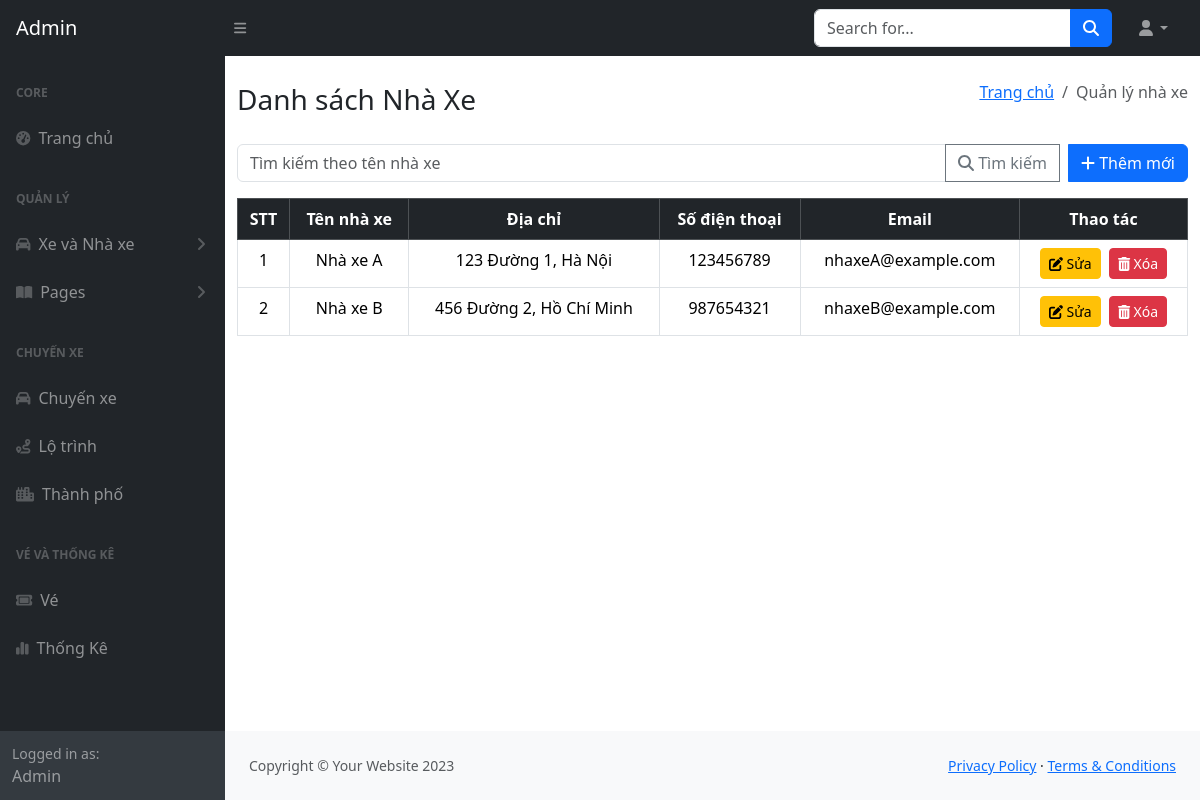
The app's page /admin/views/C_house.php, older data.
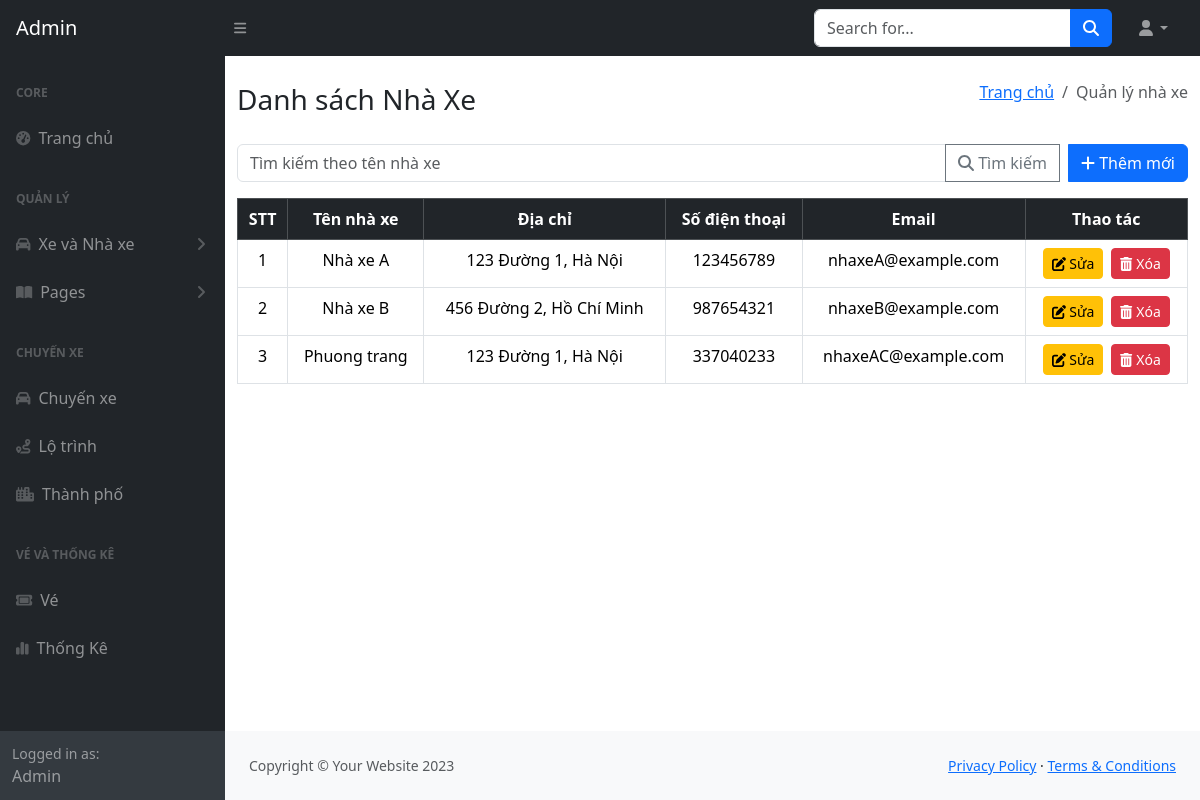
The same page, newer data.
### tables this page shows
CREATE TABLE `car_house` (
  `id_c_house` int(11) NOT NULL,
  `name_c_house` varchar(255) NOT NULL,
  `address` varchar(255) NOT NULL,
  `phone` int(11) NOT NULL,
  `email` varchar(255) NOT NULL
);

### admin/views/C_house.php (the view, shortened to what this page needs)
<?php include_once 'navbar.php'; ?>
<?php include_once 'slidebar.php'; ?>
<?php include '../module/Database.php';
$db = new Database();
$conn = $db->connectBee();
?>
<!DOCTYPE html>
<html lang="en">
<head>
    <link href="https://cdn.jsdelivr.net/npm/bootstrap@5.3.1/dist/css/bootstrap.min.css" rel="stylesheet">
    <link href="https://cdnjs.cloudflare.com/ajax/libs/font-awesome/6.0.0-beta3/css/all.min.css" rel="stylesheet">
</head>
<body>
    <div id="layoutSidenav_content">
        <div class="container mt-4">
            <div class="d-flex justify-content-between align-items-center mb-3">
                <h3>Danh sách Nhà Xe</h3>
                <ol class="breadcrumb mb-4">
                <li class="breadcrumb-item"><a href="index.php">Trang chủ</a></li>
                <li class="breadcrumb-item active">Quản lý nhà xe</li>
            </div>
            <div class="input-group mb-3">
                <input type="text" class="form-control w-50" id="searchKeyword" placeholder="Tìm kiếm theo tên nhà xe">
                <button class="btn btn-outline-secondary" id="btnSearch"><i class="fas fa-search"></i> Tìm kiếm</button>
                <button class="btn btn-primary ms-2" id="btnAdd" data-bs-toggle="modal" data-bs-target="#addModal">
                    <i class="fas fa-plus"></i> Thêm mới
                </button>
            </div>
            <div class="text-center">
            <table class="table table-bordered table-hover">
                <?php
                $search_keyword = $_POST['search_keyword'] ?? '';
                $sql = "SELECT id_c_house, name_c_house, address, phone, email FROM car_house";
                if ($search_keyword) {
                    $sql .= " WHERE name_c_house LIKE ? OR address LIKE ? OR phone LIKE ? OR email LIKE ?";
                    $stmt = $conn->prepare($sql);
                    $like_keyword = "%" . $search_keyword . "%";
                    $stmt->bind_param("ssis", $like_keyword, $like_keyword, $like_keyword, $like_keyword);
                    $stmt->execute();
                    $result = $stmt->get_result();
                } else {
                    $result = $conn->query($sql);
                }
                ?>
                <thead class="table-dark">
                    <tr>
                        <th>STT</th>
                        <th>Tên nhà xe</th>
                        <th>Địa chỉ</th>
                        <th>Số điện thoại</th>
                        <th>Email</th>
                        <th>Thao tác</th>
                    </tr>
                </thead>
                <tbody id="dataTable">
                    <?php
                    if ($result->num_rows > 0) {
                        $stt = 1;
                        while ($row = $result->fetch_assoc()) {
                            echo "<tr>
                                <td>" . $stt++ . "</td>
                                <td>" . $row['name_c_house'] . "</td>
                                <td>" . $row['address'] . "</td>
                                <td>" . $row['phone'] . "</td>
                                <td>" . $row['email'] . "</td>
                                <td>
                                    <button class='btn btn-warning btn-sm me-1 btnEdit' data-id='".$row['id_c_house']."' data-name='".$row['name_c_house']."' data-address='".$row['address']."' data-phone='".$row['phone']."' data-email='".$row['email']."'><i class='fas fa-edit'></i> Sửa</button>
                                    <button class='btn btn-danger btn-sm btnDelete' data-id='".$row['id_c_house']."'><i class='fas fa-trash-alt'></i> Xóa</button>
                                </td>
                            </tr>";
                        }
                    } else {
                        echo "<tr><td colspan='6' class='text-center'>Không có dữ liệu</td></tr>";
                    }
                    ?>
                </tbody>
            </table>
        </div>
    </div>
</body>
</html>
<?php include 'footer.php'; ?>

### admin/views/navbar.php (shortened to what this page needs)
<!DOCTYPE html>
<html lang="en">
    <head>
        <link href="https://cdn.jsdelivr.net/npm/simple-datatables@7.1.2/dist/style.min.css" rel="stylesheet" />
        <link href="../css/styles.css" rel="stylesheet" />
    </head>
    <body class="sb-nav-fixed">
        <nav class="sb-topnav navbar navbar-expand navbar-dark bg-dark">
            <a class="navbar-brand ps-3" href="index.php">Admin</a>
            <button class="btn btn-link btn-sm order-1 order-lg-0 me-4 me-lg-0" id="sidebarToggle" href="#!"><i class="fas fa-bars"></i></button>
            <form class="d-none d-md-inline-block form-inline ms-auto me-0 me-md-3 my-2 my-md-0">
                <div class="input-group">
                    <input class="form-control" type="text" placeholder="Search for..." aria-label="Search for..." aria-describedby="btnNavbarSearch" />
                    <button class="btn btn-primary" id="btnNavbarSearch" type="button"><i class="fas fa-search"></i></button>
                </div>
            </form>
            <ul class="navbar-nav ms-auto ms-md-0 me-3 me-lg-4">
                <li class="nav-item dropdown">
                    <a class="nav-link dropdown-toggle" id="navbarDropdown" href="#" role="button" data-bs-toggle="dropdown" aria-expanded="false"><i class="fas fa-user fa-fw"></i></a>
                </li>
            </ul>
        </nav>
    </body>
</html>

### admin/views/slidebar.php (shortened to what this page needs)
<div id="layoutSidenav">
            <div id="layoutSidenav_nav">
                <nav class="sb-sidenav accordion sb-sidenav-dark" id="sidenavAccordion">
                    <div class="sb-sidenav-menu">
                        <div class="nav">
                            <div class="sb-sidenav-menu-heading">Core</div>
                            <a class="nav-link" href="index.php">
                                <div class="sb-nav-link-icon"><i class="fas fa-tachometer-alt"></i></div>
                                Trang chủ
                            </a>
                            <div class="sb-sidenav-menu-heading">Quản lý</div>
                            <a class="nav-link collapsed" href="#" data-bs-toggle="collapse" data-bs-target="#collapseLayouts" aria-expanded="false" aria-controls="collapseLayouts">
                                <div class="sb-nav-link-icon"><i class="fa-solid fa-car"></i></div>
                                Xe và Nhà xe
                                <div class="sb-sidenav-collapse-arrow"><i class="fas fa-angle-down"></i></div>
                            </a>
                            <a class="nav-link collapsed" href="#" data-bs-toggle="collapse" data-bs-target="#collapsePages" aria-expanded="false" aria-controls="collapsePages">
                                <div class="sb-nav-link-icon"><i class="fas fa-book-open"></i></div>
                                Pages
                                <div class="sb-sidenav-collapse-arrow"><i class="fas fa-angle-down"></i></div>
                            </a>
                            <div class="sb-sidenav-menu-heading">Chuyến xe</div>
                            <a class="nav-link" href="trip.php">
                                <div class="sb-nav-link-icon"><i class="fa-solid fa-car"></i></div>
                                Chuyến xe
                            </a>
                            <a class="nav-link" href="Location.php">
                                <div class="sb-nav-link-icon"><i class="fa-solid fa-route"></i></div>
                                Lộ trình
                            </a>
                            <a class="nav-link" href="city.php">
                                <div class="sb-nav-link-icon"><i class="fa-solid fa-city"></i></div>
                                Thành phố
                            </a>
                            <div class="sb-sidenav-menu-heading">Vé và Thống kê</div>
                            <a class="nav-link" href="ticket.php">
                                <div class="sb-nav-link-icon"><i class="fa-solid fa-ticket"></i></div>
                                Vé
                            </a>
                            <a class="nav-link" href="report.php">
                                <div class="sb-nav-link-icon"><i class="fa-solid fa-chart-simple"></i></div>
                                Thống Kê
                            </a>
                        </div>
                    </div>
                    <div class="sb-sidenav-footer">
                        <div class="small">Logged in as:</div>
                        Admin
                    </div>
                </nav>
            </div>

### admin/views/footer.php
<footer class="py-4 bg-light mt-auto">
                    <div class="container-fluid px-4">
                        <div class="d-flex align-items-center justify-content-between small">
                            <div class="text-muted">Copyright &copy; Your Website 2023</div>
                            <div>
                                <a href="#">Privacy Policy</a>
                                &middot;
                                <a href="#">Terms &amp; Conditions</a>
                            </div>
                        </div>
                    </div>
                </footer>

Row changes from the older to the newer data that the page shows:
added car_house: name_c_house "Phuong trang", address "123 Đường 1, Hà Nội", phone "337040233", email "nhaxeAC@example.com"
